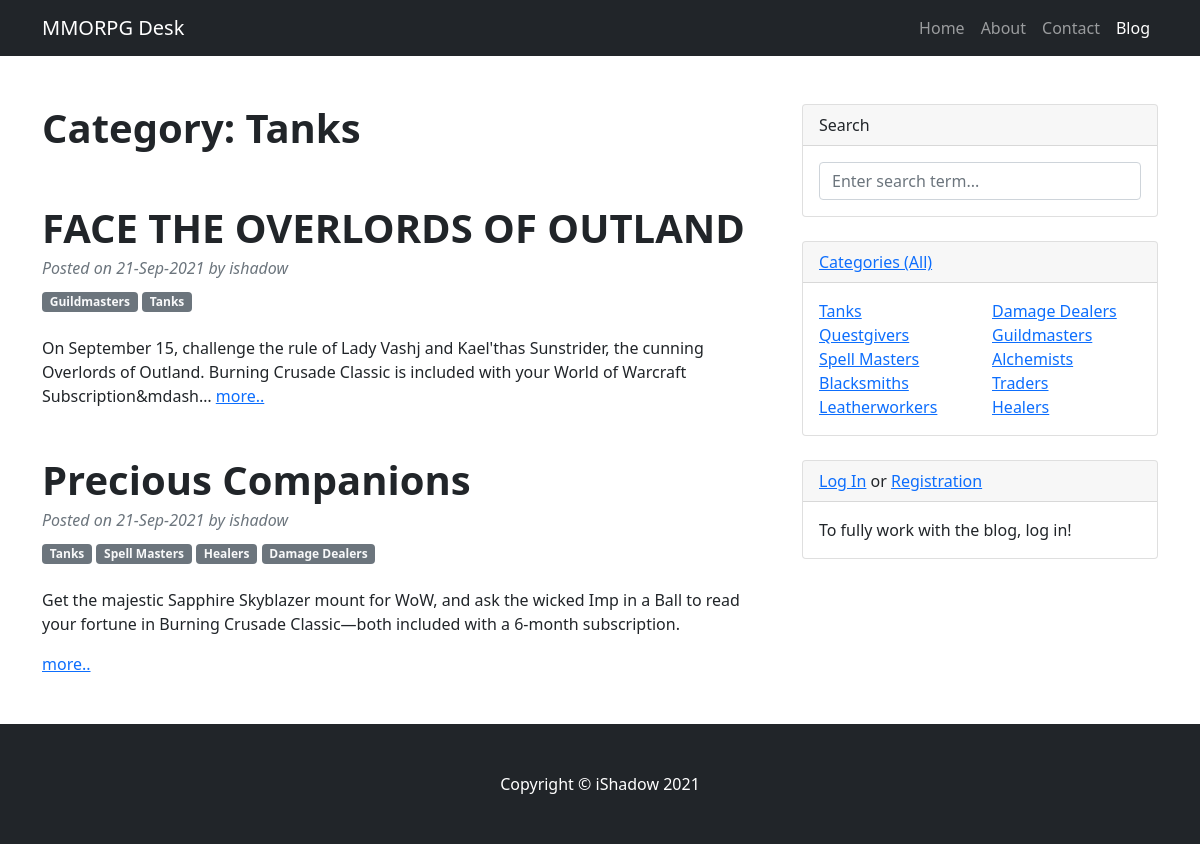
The page /posts/category/1 on the database its author committed.
### BB/models.py (models this page shows, shortened)
class Category(models.Model):
    name = models.CharField(max_length=255, unique=True)

class Post(models.Model):
    author = models.ForeignKey(CustomUser, on_delete=models.CASCADE)
    category = models.ManyToManyField(Category, through='PostCategory')
    title = models.CharField(max_length=255)
    date_posted = models.DateTimeField(auto_now_add=True)
    content = RichTextField()
    rating = models.IntegerField(default=0)

### accounts/models.py (models this page shows)
class CustomUser(AbstractUser):
    need_mailing_news = models.BooleanField(default=False)

### BB/views.py (the view)
# urls.py: path('category/<int:pk>', CategoryDetail.as_view(), name='category_detail'),
class CategoryDetail(DetailView):
    model = Category
    template_name = 'BB/category_detail.html'
    context_object_name = 'category_detail'
    queryset = Category.objects.all()
    def get_context_data(self, **kwargs):
        context = super().get_context_data(**kwargs)
        context['posts'] = Post.objects.filter(category=self.object)
        i = 0
        list_fh = []
        list_sh = []
        for cat in Category.objects.all():
            i += 1
            if i <= len(Category.objects.all())/2:
                list_fh.append(cat)
            else:
                list_sh.append(cat)
        context['categories'] = Category.objects.all()
        context['cat_fh'] = list_fh
        context['cat_sh'] = list_sh
        return context

### templates/BB/category_detail.html
{% extends 'flatpages/default.html' %}
{% load static %}
{% block content %}
    <h1 class="fw-bolder mb-1">Category: {{ category_detail.name }}</h1>
    <br>
    <br>
    {% if posts %}
        {% for post in posts %}
            <article>
                <header class="mb-4">
                    <h1 class="fw-bolder mb-1">{{ post.title }}</h1>
                    <div class="text-muted fst-italic mb-2">Posted on {{ post.date_posted|date:'d-M-Y' }} {{ post_posted|time:"H:i" }} by {{ post.author }}</div>
                    {% for c in post.category.all %}
                        <a class="badge bg-secondary text-decoration-none link-light" href="{% url 'category_detail' c.id %}">{{ c.name }}</a>
                    {% endfor %}
                </header>
                <section class="mb-5">
                    {{ post.content|safe|truncatechars:200 }} <a href="{% url 'post_detail' post.id %}">more..</a>
                </section>
            </article>
        {% endfor %}
    {% else %}
        <h2>There are no ads in this category.</h2>
    {% endif %}
{% endblock content %}
{% block cat-widget %}
    {% if cat_fh or cat_sh %}
        <div class="col-sm-6">
            <ul class="list-unstyled mb-0">
                {% for category in cat_fh %}
                    <li><a href="{% url 'category_detail' category.id %}">{{ category.name }}</a></li>
                {% endfor %}
            </ul>
        </div>
        <div class="col-sm-6">
            <ul class="list-unstyled mb-0">
                {% for category in cat_sh %}
                    <li><a href="{% url 'category_detail' category.id %}">{{ category.name }}</a></li>
                {% endfor %}
            </ul>
        </div>
    {% else %}
        <h4>Categories not found</h4>
    {% endif %}
{% endblock cat-widget %}
{% block search %}
    <form class="input-group " action="{% url 'search_results' %}" method="get">
        <input name="q" class="form-control" type="text" placeholder="Enter search term..." aria-label="Enter search term..." aria-describedby="button-search" />
    </form>
{% endblock search %}

### rows shown on the page
Category: name "Tanks"
Post: title "FACE THE OVERLORDS OF OUTLAND", date_posted "21-Sep-2021", author "ishadow", content "On September 15, challenge the rule of Lady Vashj and Kael'thas Sunstrider, the cunning Overlords of Outland. Burning Crusade Classic is included with your World of Warcraft Subscription&mdash…"
Category: name "Guildmasters"
Post: title "Precious Companions", date_posted "21-Sep-2021", author "ishadow", content "Get the majestic Sapphire Skyblazer mount for WoW, and ask the wicked Imp in a Ball to read your fortune in Burning Crusade Classic—both included with a 6-month subscription."
Category: name "Spell Masters"
Category: name "Healers"
Category: name "Damage Dealers"
Category: name "Questgivers"
Category: name "Blacksmiths"
Category: name "Leatherworkers"
Category: name "Alchemists"
Category: name "Traders"
